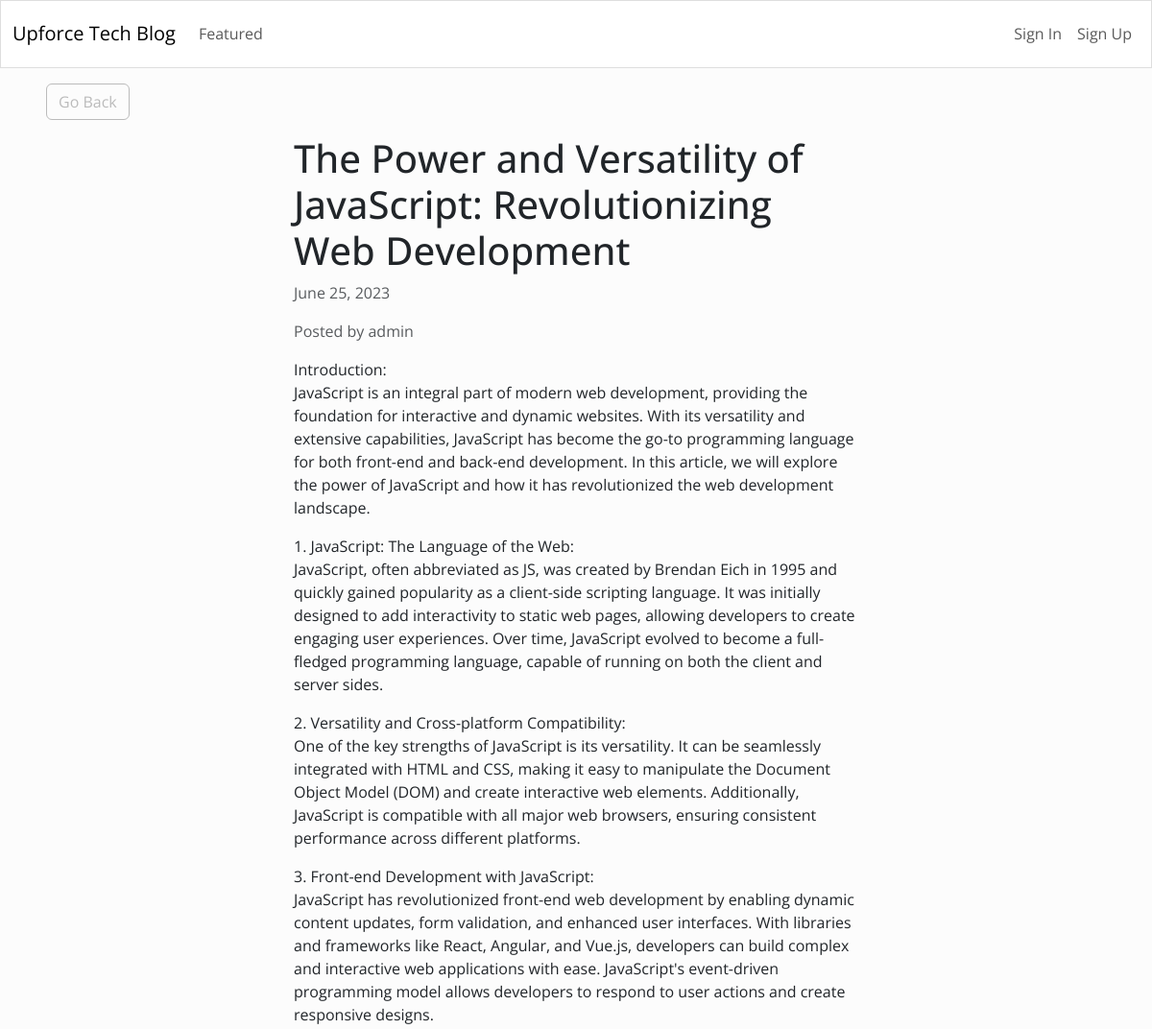
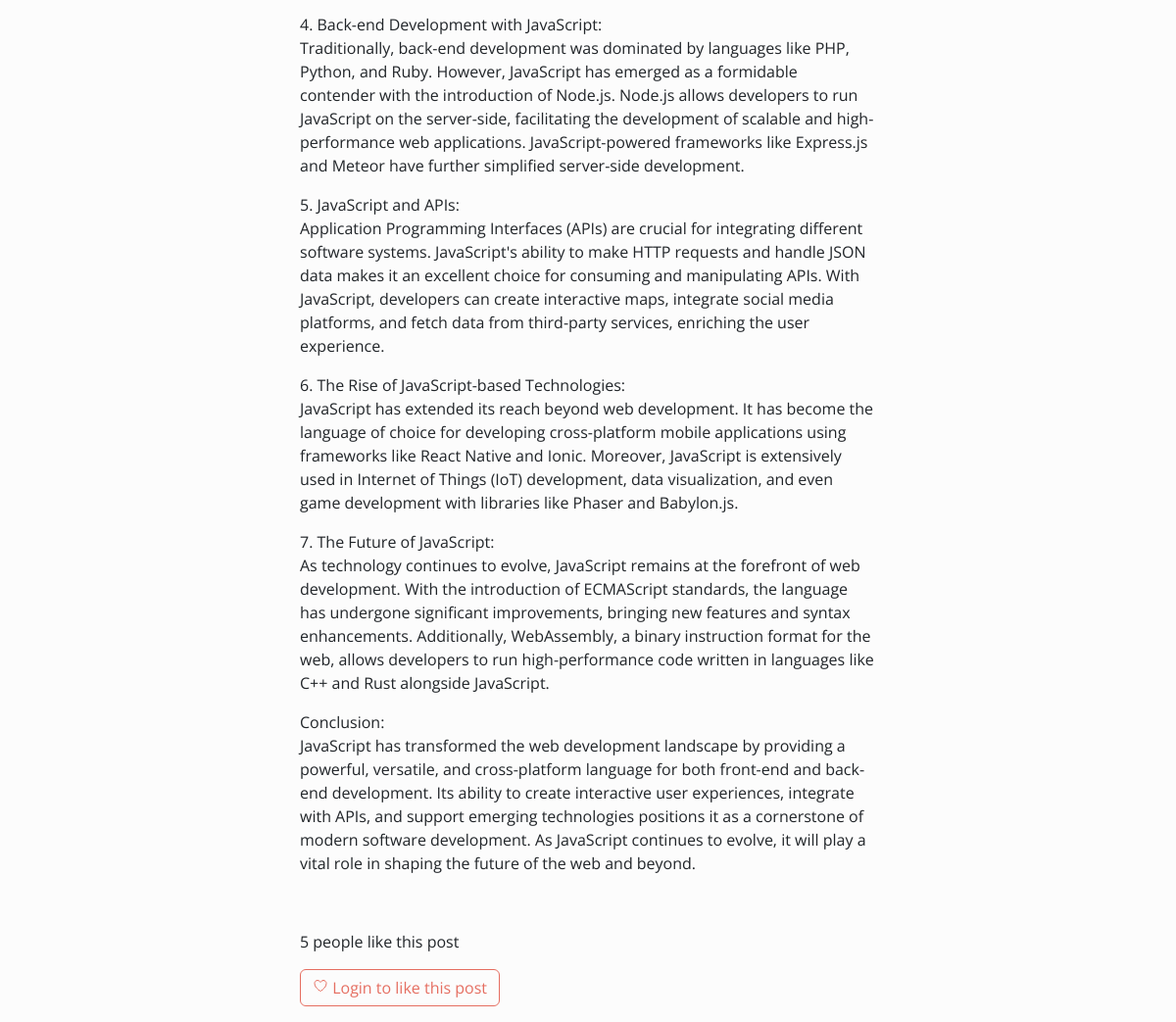
Page /7/ on the committed database (2 pictures, top to bottom).
### blog/models.py (models this page shows)
class Article(models.Model):
	title = models.CharField(max_length=255)
	content = HTMLField()
	date = models.DateField(auto_now_add=True)
	author = models.ForeignKey(User, on_delete=models.CASCADE)
	featured = models.BooleanField(default=False)
	likes = models.ManyToManyField(User, related_name='likes', blank=True)

### blog/views.py (the view)
# urls.py: path('<int:pk>/', DetailArticleView.as_view(), name='detail_article'),
class DetailArticleView(DetailView):
	model = Article
	template_name = 'blog/blog_post.html'
	def get_context_data(self, *args, **kwargs):
		context = super(DetailArticleView, self).get_context_data(*args, **kwargs)
		context['liked_by_user'] = False
		article = Article.objects.get(id=self.kwargs.get('pk'))
		if article.likes.filter(pk=self.request.user.id).exists():
			context['liked_by_user'] = True
		return context

### blog/templates/blog/blog_post.html (shortened to what this page needs)
	{% extends 'blog/base.html' %}
	{% block content %}
	<div class="row">
		<div class="col-md-4 col-12 mx-md-5 mx-2 mt-md-3 my-3">
			<a class="btn btn-outline-secondary" href="{% url 'index' %}">Go Back</a>
		</div>
	</div>
	<div class="row">
		<div class="col-md-6 col-11 mx-md-auto mb-3 pb-2 mx-3">
			<h1>{{ object.title }}</h1>
			<p class="text-muted">{{ object.date }}</p>
			<p class="text-muted">Posted by {{ object.author.username }}</p>
			<div>
				{{ object.content|safe }}
			</div>
		</div>
	</div>
	<div class="row my-3">
		<div class="col-md-6 col-12 mx-md-auto mx-3">
			{% if object.likes.count == 1 %}
				<p>{{ object.likes.count }} person likes this post</p>
			{% else %}
				<p>{{ object.likes.count }} people like this post</p>
			{% endif %}
			{% if request.user.is_authenticated %}
				{% if liked_by_user %}
					<form method="POST" action="{% url 'like_article' object.id %}">
						{% csrf_token %}
						<button class="btn btn-outline-primary"><ion-icon name="heart-dislike-outline"></ion-icon> Unlike this post</button>
					</form>
				{% else %}
					<form method="POST" action="{% url 'like_article' object.id %}">
						{% csrf_token %}
						<button class="btn btn-outline-primary"><ion-icon name="heart-outline"></ion-icon> Like this post</button>
					</form>
				{% endif %}
			{% else %}
				<button class="btn btn-outline-primary" disabled><ion-icon name="heart-outline"></ion-icon> Login to like this post</button>
			{% endif %}
		</div>
	</div>
	{% endblock content %}

### rows in the picture
Article: title "The Power and Versatility of JavaScript: Revolutionizing Web Development", date "June 25, 2023", author.username "admin", content "Introduction: JavaScript is an integral part of modern web development, providing the foundation for interactive and dynamic websites. With its versatility and extensive capabilities, JavaScript has become the go-to programming language for both front-end and back-end development. In this article, we will explore the power of JavaScript and how it has revolutionized the web development landscape. 1. JavaScript: The Language of the Web: JavaScript, often abbreviated as JS, was created by Brendan Eich in 1995 and quickly gained popularity as a client-side scripting language. It was initially designed to add interactivity to static web pages, allowing developers to create engaging user…", likes.count "5"
